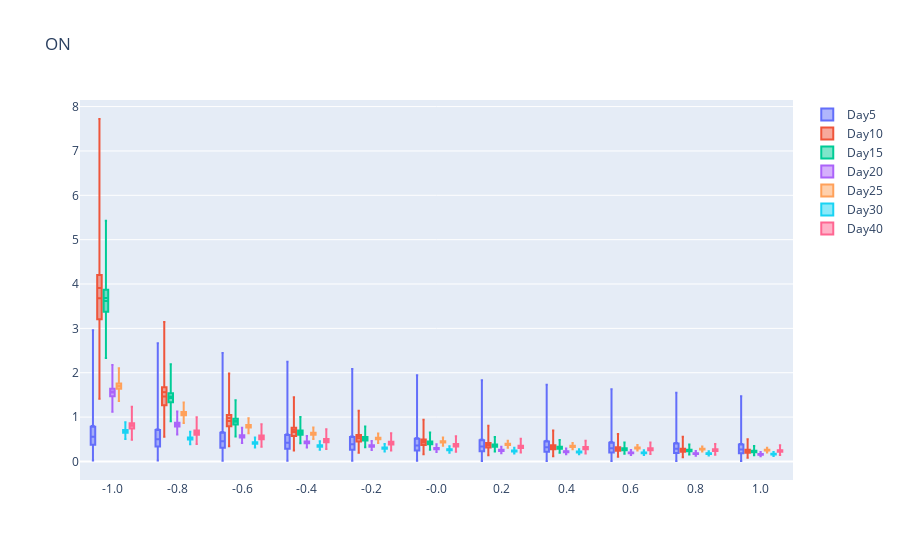

Notebook cell for this chart:
### Code cell
# Create list of names for x-axis and traces
epsilon_range = np.around(epsilon_range,1)
num_epsilons = len(epsilon_range)
x_name = []
for i in range(num_epsilons):
    x_name.append(str(epsilon_range[i]))
trace_name = ['Day{}'.format(x) for x in chosen_times]

# Sort results
all_intervals.sort_values(by=['Time Points', 'Epsilon'], inplace=True)

# Plot (box plot for inference)
fig = go.Figure()

for i in range(len(trace_name)):
    fig.add_trace(
        go.Box(
            mean=all_intervals.loc[all_intervals['Central Probability']==0]['Mean'][i*num_epsilons:(i+1)*num_epsilons],
            median=all_intervals.loc[all_intervals['Central Probability']==0]['Lower bound CI'][i*num_epsilons:(i+1)*num_epsilons],
            q1=all_intervals.loc[all_intervals['Central Probability']==0.25]['Lower bound CI'][i*num_epsilons:(i+1)*num_epsilons],
            q3=all_intervals.loc[all_intervals['Central Probability']==0.25]['Upper bound CI'][i*num_epsilons:(i+1)*num_epsilons],
            upperfence=all_intervals.loc[all_intervals['Central Probability']==0.95]['Upper bound CI'][i*num_epsilons:(i+1)*num_epsilons],
            lowerfence=all_intervals.loc[all_intervals['Central Probability']==0.95]['Lower bound CI'][i*num_epsilons:(i+1)*num_epsilons],
            x=x_name,
            name=trace_name[i]
        )
    )
fig.update_layout(boxmode='group', title='New Zealand')
fig.show()
